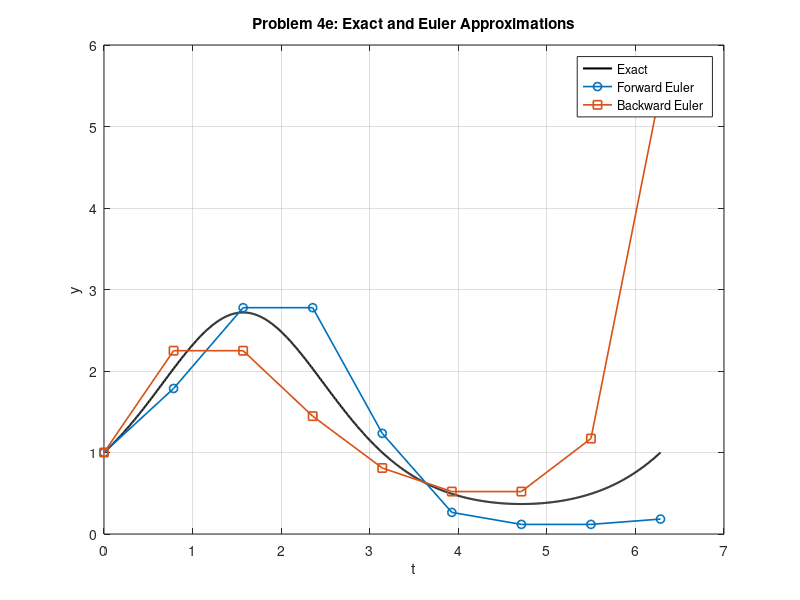
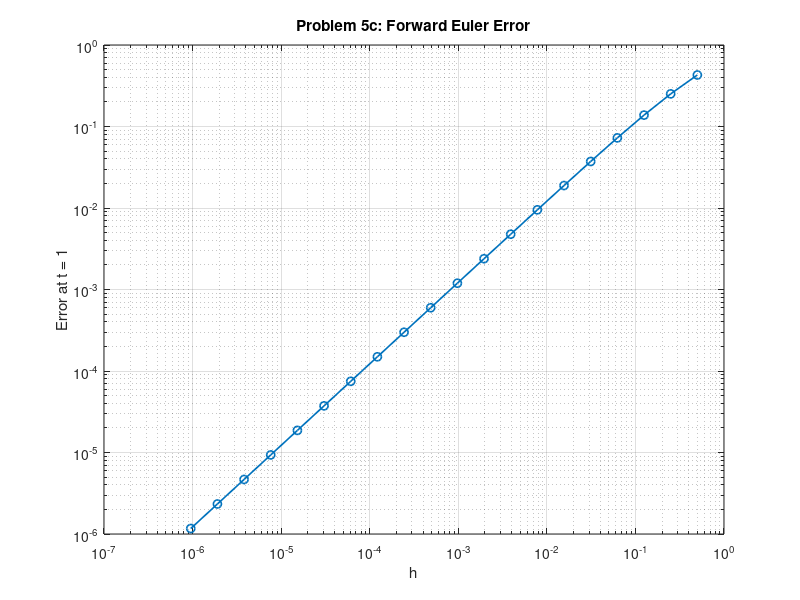
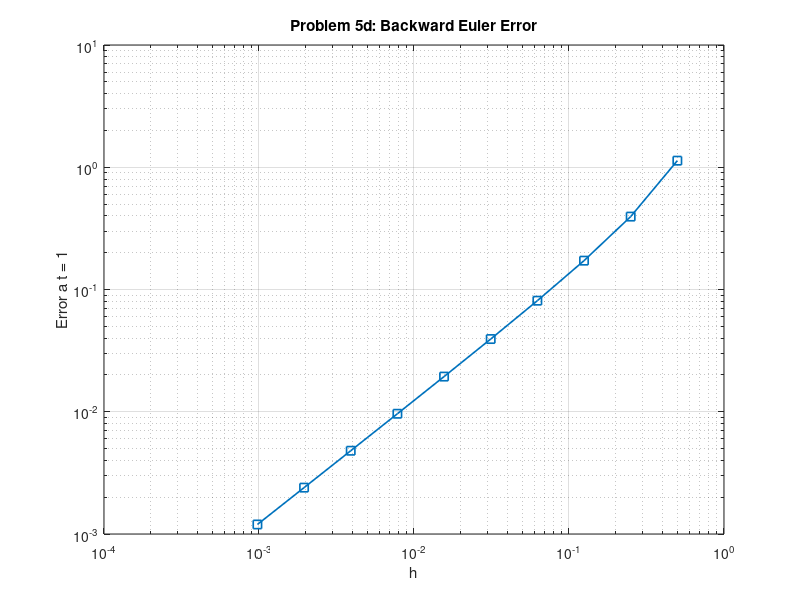

Here is the MATLAB script that generated these plots, in order:
%% Problem Set 4 Code
%% Problem 4e
clear all;
clc;
f = @(t,y) y.*cos(t);
yexact = @(t) exp(sin(t));
h = pi/4;
t = 0:h:2*pi;
N = length(t)-1;

% Forward Euler
yf = zeros(size(t));
yf(1) = 1;
for n = 1:N
    yf(n+1) = yf(n) + h*f(t(n), yf(n));
end

% Backward Euler
yb = zeros(size(t));
yb(1) = 1;
for n = 1:N
    yb(n+1) = yb(n)/(1 - h*cos(t(n+1)));
end

% Exact solution
tfine = linspace(0,2*pi,1000);
yfine = yexact(tfine);
figure(1);
plot(tfine, yfine, 'k-', 'LineWidth', 1.5)
hold on
plot(t, yf, 'o-', 'LineWidth', 1.2)
plot(t, yb, 's-', 'LineWidth', 1.2)
xlabel('t')
ylabel('y')
legend('Exact', 'Forward Euler', 'Backward Euler', 'Location', 'Best')
title('Problem 4e: Exact and Euler Approximations')
grid on

%% Problem 5b
clear all;
clc;
y_exact = 0.5*(exp(1) - sin(1) - cos(1));
Nh=2;
h=1/Nh;
t=0:h:1;
y=zeros(size(t));
y(1)=0;
for n=1:Nh
    y(n+1)=y(n)+h*(sin(t(n)))+y(n);
end
y_approx=y(end);
error=abs(y_exact-y_approx);
fprintf('Forward approximation at t=1: %.10f\n', y_approx);
fprintf('Exactvalue at t=1: %.10f\n', y_exact)
fprintf('Error: %.10f\n', error)


%% Problem 5c
clear all; 
clc;
yexact = 0.5*(exp(1) - sin(1) - cos(1));
Nh_vals = 2.^(1:20);
h_vals = 1./Nh_vals;
err_fe = zeros(size(Nh_vals));
for k = 1:length(Nh_vals)
    Nh = Nh_vals(k);
    h = 1/Nh;
    t = linspace(0,1,Nh+1);
    y = zeros(1,Nh+1);
    y(1) = 0;
    for n = 1:Nh
        y(n+1) = y(n) + h*(sin(t(n)) + y(n));
    end
    err_fe(k) = abs(yexact - y(end));
end
figure(2);
loglog(h_vals, err_fe, 'o-','LineWidth',1.2)
xlabel('h')
ylabel('Error at t = 1')
title('Problem 5c: Forward Euler Error')
grid on

%% Problem 5d
clear all; 
clc;
yexact = 0.5*(exp(1) - sin(1) - cos(1));
Nh_vals = 2.^(1:10);
h_vals = 1./Nh_vals;
err_be = zeros(size(Nh_vals));
for k = 1:length(Nh_vals)
    Nh = Nh_vals(k);
    h = 1/Nh;
    t = linspace(0,1,Nh+1);
    y = zeros(1,Nh+1);
    y(1) = 0;
    for n = 1:Nh
        y(n+1) = (y(n) + h*sin(t(n+1)))/(1-h);  
    end
    err_be(k) = abs(yexact - y(end));
end
figure(3);
loglog(h_vals, err_be, 's-','LineWidth',1.2)
xlabel('h')
ylabel('Error a t = 1')
title('Problem 5d: Backward Euler Error')
grid on
